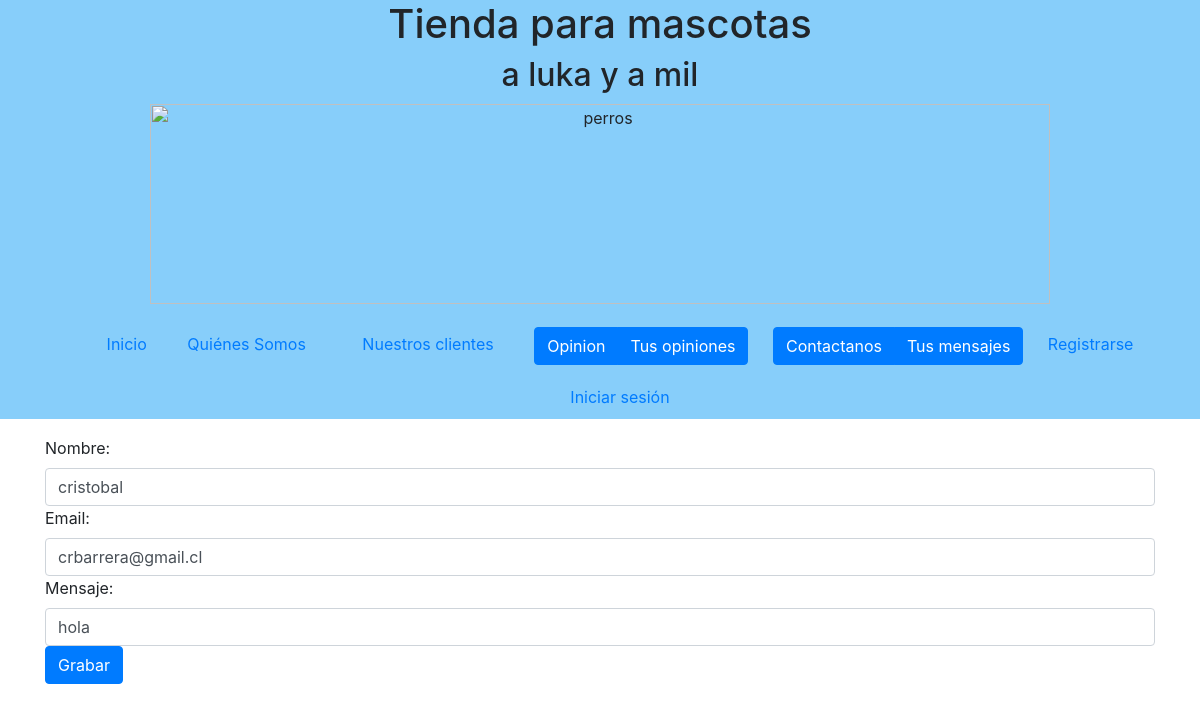
The page /edit_mensaje/11 on the database its author committed.
### contacto/models.py (models this page shows, shortened)
class Mensaje(models.Model):
    nombre = models.CharField(max_length=50)
    email = models.CharField(max_length=50)
    mensaje = models.TextField()

### contacto/views.py (the view)
# urls.py: path('edit_mensaje/<int:pk>', views.MensajeUpdate.as_view(), name='edit_mensaje'),
class MensajeUpdate(UpdateView):
    model = Mensaje
    form_class = MensajeForm
    template_name = 'contacto/mensaje_form.html'
    success_url = reverse_lazy('list_mensajes')

### contacto/forms.py
class MensajeForm(forms.ModelForm):
    class Meta:
        model = Mensaje
        fields = ['nombre', 'email', 'mensaje']
        labels = {
            'nombre': 'Nombre',
            'email': 'Email',
            'mensaje': 'Mensaje',
        }
        widgets = {
            'nombre': forms.TextInput(attrs={'class': 'form-control'}),
            'email': forms.TextInput(attrs={'class': 'form-control'}),
            'mensaje': forms.TextInput(attrs={'class': 'form-control'}),
        }

### templates/contacto/mensaje_form.html (shortened to what this page needs)
{% extends 'base2.html' %}
{% block content %}
    </div>
    <div class="content container">
        <form method="POST">
            {% csrf_token %} {{ form }}
            <button type="submit" class="btn btn-primary">Grabar</button>
        </form>
    </div>
{% endblock %}

### static/css/estilos2.css (style rules this page uses)
.content { width: 100%; }

### rows shown on the page
Mensaje: nombre "cristobal", email "crbarrera@gmail.cl", mensaje "hola"
